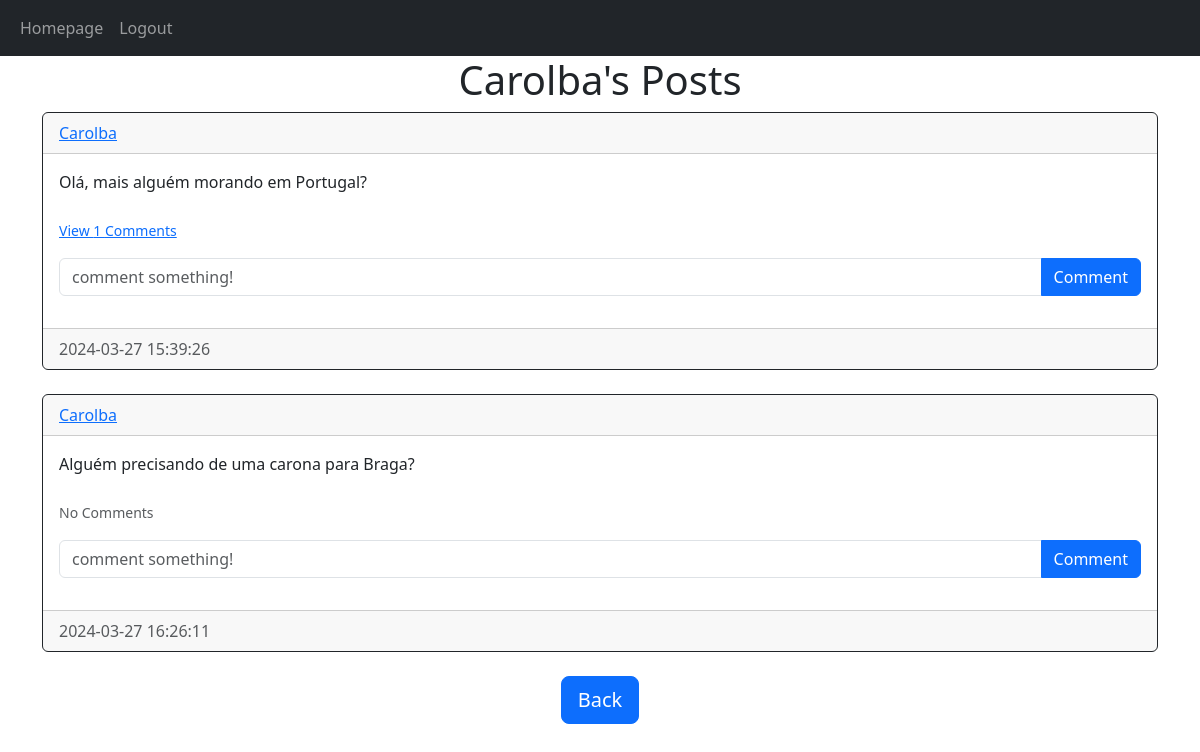
The app's page /posts/Carolba (signed in) with its own data.
### website/models.py (models this page shows)
class User(db.Model, UserMixin):
    id= db.Column(db.Integer, primary_key=True)
    email= db.Column(db.String(150), unique=True)
    username= db.Column(db.String(150), unique=True)
    password= db.Column(db.String(255))
    date_created=db.Column(db.DateTime(timezone=True), default=func.now())
    posts=db.relationship('Post', backref='user', passive_deletes=True)
    comments=db.relationship('Comment', backref='user', passive_deletes=True)
    likes=db.relationship('Like', backref='user', passive_deletes=True)

class Post(db.Model):
    id= db.Column(db.Integer, primary_key=True)
    text= db.Column(db.Text, nullable=False)
    date_created=db.Column(db.DateTime(timezone=True), default=func.now())
    author= db.Column(db.Integer, db.ForeignKey('user.id', ondelete='cascade'), nullable=False)
    comments=db.relationship('Comment', backref='post', passive_deletes=True)
    likes=db.relationship('Like', backref='post', passive_deletes=True)

### website/views.py (the view)
@views.route('/posts/<username>')
@login_required
def posts(username):
    user = User.query.filter_by(username=username).first()
    if not user:
        flash('No user with that username exists.', category= 'error')
        return redirect(url_for('views.homepage'))
    posts = user.posts
    return render_template("posts.html", user=current_user, posts=posts, username=username)

### website/__init__.py (called while the page is built)
def create_app():
    app=Flask(__name__)
    app.config['SECRET_KEY']= "carol"
    app.config['SQLALCHEMY_DATABASE_URI']= f'sqlite:///database.db'
    db.init_app(app)
    from .views import views
    from .auth import auth
    app.register_blueprint(views, url_prefix="/")
    app.register_blueprint(auth, url_prefix="/")
    from .models import User, Post, Comment
    create_database(app)
    login_manager = LoginManager()
    login_manager.login_view = 'auth.login'
    login_manager.init_app(app)
    @login_manager.user_loader
    def load_user(id):
        return User.query.get(int(id))
    return app

### website/templates/posts.html (shortened to what this page needs)
{% extends "posts_div.html" %}
{% block header %}{{username}}'s Posts {% endblock %}
{% block footer %}
<div style="text-align: center;">
    <a href="/homepage"><button type="button" class="btn btn-primary btn-lg">Back</button></a>
</div>
{% endblock %}

### website/templates/posts_div.html (shortened to what this page needs)
{% extends "base.html" %}
{% block content%}
<h1 style="text-align: center;">
    {% block header%}Posts{% endblock %}</h1>
<div id="posts">
    {% for post in posts %}
    <div class="card border-dark">
        <div class="card-header d-flex justify-content-between align-items-center">
            <a href="/posts/{{post.user.username}}">{{post.user.username}}</a>
        </div>
        <div class="card-body">
            <div class="card-text">{{post.text}}</div>
            <br>
            <p class="card-text">
                {% if post.comments|length > 0 %}
                <a data-bs-toggle="collapse" href="#comments-{{post.id}}" role="button">
                <small>View {{post.comments|length}} Comments</small></a>
                {% else %}
                <small class="text-muted">No Comments</small>
                {% endif %}
            </p>
            <form action="/create_comment/{{post.id}}" class="input-group mb-3" method="POST">
                <input type="text" id="text" name="text" class="form-control" placeholder="comment something!">
                <button type="submit" class="btn btn-primary">Comment</button>
            </form>
        </div>
        <div class="card-footer text-muted">{{post.date_created}}</div>
    </div>
    <br>{% endfor %}
</div>
{% block footer %}{% endblock %}
{% endblock %}

### website/templates/base.html (shortened to what this page needs)
<!DOCTYPE html>
<html lang="en">
<head>
    <link href="https://cdn.jsdelivr.net/npm/bootstrap@5.3.3/dist/css/bootstrap.min.css" rel="stylesheet">
</head>
<body>
    <nav class="navbar navbar-expand-lg navbar-dark bg-dark">
        <div class="container-fluid">
            <div class="collapse navbar-collapse" id="navbar">
                <div class="navbar-nav">
                    {% if user.is_authenticated %}
                    <a class="nav-item nav-link" href="/homepage">Homepage</a>
                    <a class="nav-item nav-link" href="/logout">Logout</a>
                    {%else%}
                    <a class="nav-item nav-link" href="/home">Home</a>
                    <a class="nav-item nav-link" href="/sign_up">Sign-up</a>
                    <a class="nav-item nav-link" href="/login">Login</a>
                    {%endif%}
                </div>
            </div>
        </div>
    </nav>
    <div class="container">{% block content %}
    {% endblock %}</div>
</body>
</html>

### records on screen
User: username "Carolba"
Post: user.username "Carolba", text "Olá, mais alguém morando em Portugal?", comments|length "1", date_created "2024-03-27 15:39:26"
Post: user.username "Carolba", text "Alguém precisando de uma carona para Braga?", shows "No Comments", date_created "2024-03-27 16:26:11"
